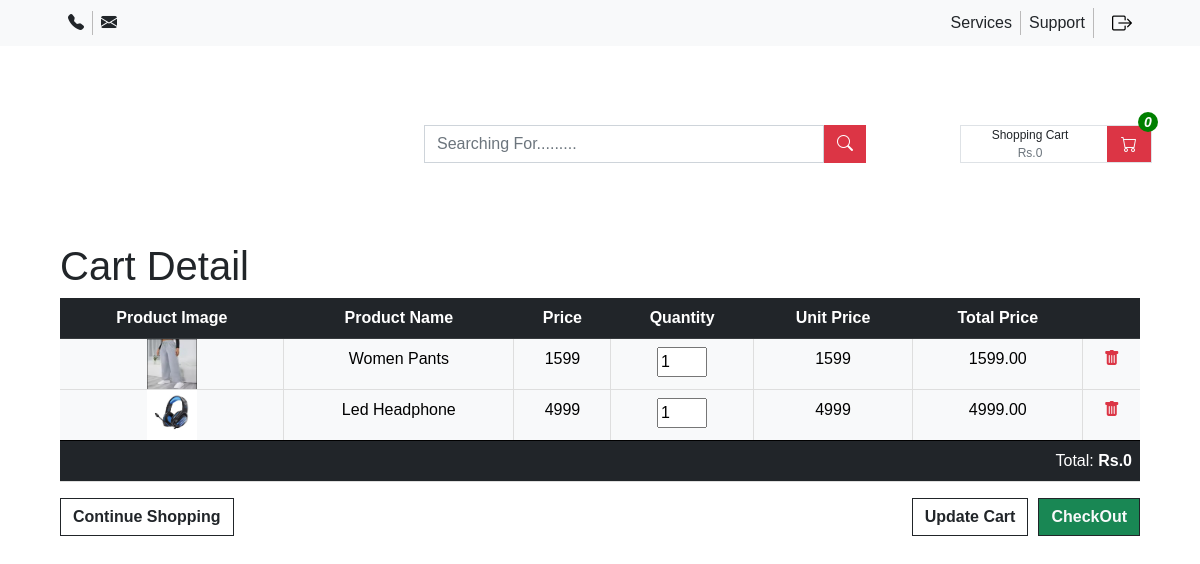
Page /cart/ on the earlier database version.
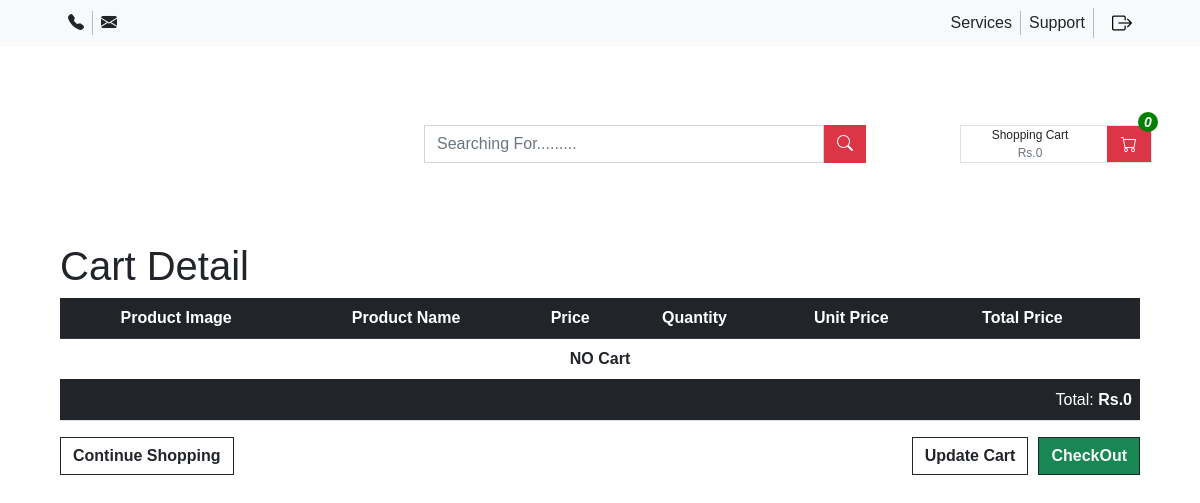
Same page on the later database version.
### nep_app/models.py (models this page shows, shortened)
class CartItemModel(models.Model):
    cart = models.ForeignKey(
        CartModel, on_delete=models.CASCADE, related_name="cart_items"
    )
    product = models.ForeignKey(
        ProductModel,
        on_delete=models.SET_NULL,
        null=True,
        blank=True,
        related_name="cart_items",
    )
    quantity = models.PositiveIntegerField(default=1)
    unit_price = models.DecimalField(
        max_digits=10,
        decimal_places=2,
        null=True,
        blank=True,
        help_text="Snapshot of the price at the time the item was added",
    )
    def total_price(self):
        if self.unit_price is not None:
            return self.unit_price * self.quantity
        elif self.product and self.product.product_price is not None:
            return self.product.product_price * self.quantity
        return 0

class ProductModel(models.Model):
    product_category = models.ForeignKey(
        CategoryModel,
        related_name="productcategory",
        on_delete=models.CASCADE,
        default="",
    )
    product_name = models.CharField(max_length=200, default="")
    product_description = models.CharField(max_length=200, default="")
    product_price = models.CharField(max_length=200, default="")
    product_image = models.ImageField(
        upload_to="productImage/", default="", null=True, blank=True
    )
    pro_sub_category = models.ForeignKey(
        Sub_CategoryModel,
        related_name="productSubCategory",
        on_delete=models.CASCADE,
        null=True,
        blank=True,
        default="",
    )
    product_stock = models.IntegerField(default=0)

### nep_app/views.py (the view)
# urls.py: path("cart/", cart_detail, name="cart_Detail"),
def cart_detail(request):
    cart_det = CartItemModel.objects.all()
    if request.user.is_authenticated:
        cart = CartModel.objects.filter(user=request.user, is_paid=False).first()
        cart_items = CartItemModel.objects.filter(cart=cart) if cart else []
    else:
        cart_items = []
    total_items_count = (
        len(cart_items) if isinstance(cart_items, list) else cart_items.count()
    )
    grand_total = sum(
        float(item.total_price()) if item.product else 0 for item in cart_items
    )
    context = {
        "cartdet": cart_det,
        "total_items_count": total_items_count,
        "grand_total": grand_total,
    }
    return render(request, "content/cart_detail.html", context)

### templates/content/cart_detail.html (shortened to what this page needs)
{% extends "base.html" %}
{% load static %}
{% block cart_detail %}
<h1>Cart Detail</h1>
<div class="col-lg-12">
    <form action="{% url 'update_all_cart_details' %}" method="POST">
        <table class="table">
            <tr class="table-dark text-center">
                <th>Product Image</th>
                <th>Product Name</th>
                <th>Price</th>
                <th>Quantity</th>
                <th>Unit Price</th>
                <th>Total Price</th>
                <th></th>
            </tr>
            {% if cartdet %}
            {% for cartdetail in cartdet %}
            <tr class="table-light text-center">
                <td class="p-0 m-0">
                    <img src="{{ cartdetail.product.product_image.url }}" width="50px" height="50px"
                        alt="{{ cartdetail.product.product_name }}">
                </td>
                <td>{{ cartdetail.product.product_name }}</td>
                <td>{{ cartdetail.product.product_price }}</td>
                <td><input type="number" name="quantity_{{ cartdetail.id }}" style="width: 50px;"
                        value="{{ cartdetail.quantity|default:1 }}" min="1">
                </td>
                <td>{{ cartdetail.product.product_price }}</td>
                <td>{{ cartdetail.total_price }}</td>
                <td>
                    <a href="{% url 'cartdetail_delete' cartdetail.id %}" class="text-danger bi bi-trash-fill"></a>
                </td>
            </tr>
            {% endfor %}
            {% else %}
            <tr>
                <td colspan="7" class="text-center fw-bold">NO Cart</td>
            </tr>
            {% endif %}
            <tfoot>
                <tr class="table-dark text-end">
                    <td colspan="7" class="">Total: <span class="fw-bold">Rs.{{grand_total}}</span></td>
                </tr>
            </tfoot>
        </table>
        <div class="d-flex justify-content-between">
            <div class="inline">
                <a href="{% url 'allproduct' %}"
                    class="btn btn-primary rounded-0 bg-transparent text-dark fw-bold border-dark">
                    Continue Shopping</a>
            </div>
            <div class="text-center d-flex justify-content-end ">
                <button type="submit"
                    class="btn btn-primary rounded-0 bg-transparent text-dark fw-bold border-dark updateCartBtn">Update
                    Cart</button>
                <div class="text-center d-flex justify-content-end" style="padding-left: 10px;">
                    <a href="{% url 'checkout' %}"
                        class="btn btn-primary rounded-0 bg-success text-light fw-bolder border-dark">CheckOut</a>
                </div>
            </div>
        </div>
    </form>
</div>
{% endblock %}

### templates/base.html (shortened to what this page needs)
{% extends "index.html" %}
{% load static %}
{% block page %}
{% include "header/header.html" %}
<div class="container p-0">
    {% block cart_detail %} {% endblock %}
</div>
{% endblock %}

### templates/index.html (shortened to what this page needs)
{% load static %}
<!DOCTYPE html>
<html lang="en">
<head>
    <link rel="stylesheet" href="https://cdn.jsdelivr.net/npm/bootstrap-icons@1.11.1/font/bootstrap-icons.css"
>
    <link href="https://cdn.jsdelivr.net/npm/bootstrap@5.0.2/dist/css/bootstrap.min.css" rel="stylesheet"
>
    <link rel="stylesheet" href="https://cdnjs.cloudflare.com/ajax/libs/font-awesome/6.6.0/css/all.min.css"
 />
</head>
<body>
    {% block page %}
    {% endblock %}
</body>
</html>

### templates/header/header.html
{% include 'header/header_top.html' %}
{% include 'header/header_mid.html' %}

### templates/header/header_top.html (shortened to what this page needs)
<div class="header_top bg-light">
    <div class="container">
        <div class="col-sm-12 col-md-12 col-lg-12 d-flex">
            <div class="col-sm-12 col-md-12 col-lg-12 d-flex flex-wrap py-2 justify-content-between gap-2">
                <div class="det d-flex">
                    <div class="m-auto det1 px-2"> <i class="bi bi-telephone-fill"></i>{{otherdetails.phone_number}}
                    </div>
                    <div class="m-auto det1 px-2"> <i class="bi bi-envelope-fill"></i>{{otherdetails.email}} </div>
                </div>
                <div class=" det d-flex ">
                    <div class="m-auto det1 px-2">Services</div>
                    <div class="m-auto det1 px-2">Support</div>
                    <div class="logout m-auto det1 px-2"> <a href="{% url 'logout' %}"><i
                                class="bi bi-box-arrow-right lgout"></i></a> </div>
                </div>
            </div>
        </div>
    </div>
</div>

### templates/header/header_mid.html (shortened to what this page needs)
{% load static %}
<div class="header-middle">
    <div class="container">
        <div class="col-sm-12 col-md-12 col-lg-12 d-flex flex-wrap py-5 gap-1">
            <div class=" col-sm-12 col-md-12 col-lg-12 d-flex flex-wrap justify-content-between">
                <div class="d-flex col-sm-12 col-md-4 col-lg-3 align-items-center justify-content-center"
                    style="height: 100px;">
                </div>
                <div class="d-flex col-sm-12 col-md-8 col-lg-7 justify-content-center">
                    {% include "content/searchbox.html" %}
                </div>
                <div class=" bg-light-subtle d-flex col-sm-12 col-md-2 col-lg-2">
                    {% include "content/cart.html" %}
                </div>
            </div>
        </div>
    </div>
</div>

### templates/content/searchbox.html
<div class="d-flex">
    <form action="{% url 'search_query' %}" method="get" class="d-flex">
        <input class="form-control rounded-0 m-auto border-gray" style="width: 400px;" type="search" name="search_query"
            id="search_query" placeholder="Searching For.........">
        <button type="submit"
            class="btn btn-danger border border-1 border-danger rounded-0 align-items-center m-auto d-flex">
            <i class="bi bi-search"></i>
        </button>
    </form>
</div>

### templates/content/cart.html (shortened to what this page needs)
{% load static %}
<div class="d-flex align-items-center m-auto border gap-2">
    <div class="d-flex flex-column align-items-center" style="width: 138px;">
        <p id="shoppingcart" class="text-center m-0 px-1">Shopping Cart</p>
        <p id="total_items" class="text-muted m-0 px-1 ">Rs.{{grand_total }}</p>
    </div>
    <div class="border border-danger bg-danger">
        <i class="bi bi-cart cart_icon text-light position-relative d-flex align-items-center py-2 btn m-auto rounded-0">
            <div id="item_notification">
                {{total_items_count}}
            </div>
        </i>
    </div>
</div>

### templates/index.html (style rules this page uses)
* { font-family: 'Gill Sans', 'Gill Sans MT', Calibri, 'Trebuchet MS', sans-serif; }
.container { max-width: 90%; padding: 0; }

### templates/header/header_top.html (style rules this page uses)
.header_top { max-width: 100%; background-color: brown; }
.det .det1 { border-left: 1px solid rgb(187, 186, 186); }
.det .det1:first-child { border-left: none; }
.det .det1:last-child { border-right: none; }
.lgout { color: black; padding-left: 10px; font-size: 20px; }

### templates/header/header_mid.html (style rules this page uses)
#shoppingcart, #total_items { font-size: 12px; }
#item_notification { position: absolute; top: -16px; left: 29px; border: none; background-color: green; font-size: large; width: 20px; height: 20px; font-weight: bolder; font-size: 14px; border-radius: 50%; color: #ffffff; margin: 0; }

### templates/content/cart.html (style rules this page uses)
#shoppingcart, #total_items { font-size: 12px; }
#item_notification { position: absolute; top: -16px; left: 29px; border: none; background-color: green; font-size: large; width: 20px; height: 20px; font-weight: bolder; font-size: 14px; border-radius: 50%; color: #ffffff; margin: 0; }

### templates/content/cart_detail.html (style rules this page uses)
td { border: 1px solid rgb(222, 222, 222); }
td:first-child { border-left: none; }
td:last-child { border-right: none; }

Differences in the rows shown:
removed CartItemModel: product.product_image (picture), product.product_name "Women Pants", product.product_price "1599", quantity "1", total_price "1599.00"
removed CartItemModel: product.product_image (picture), product.product_name "Led Headphone", product.product_price "4999", quantity "1", total_price "4999.00"
Other differences:
text now shown: "NO Cart"
